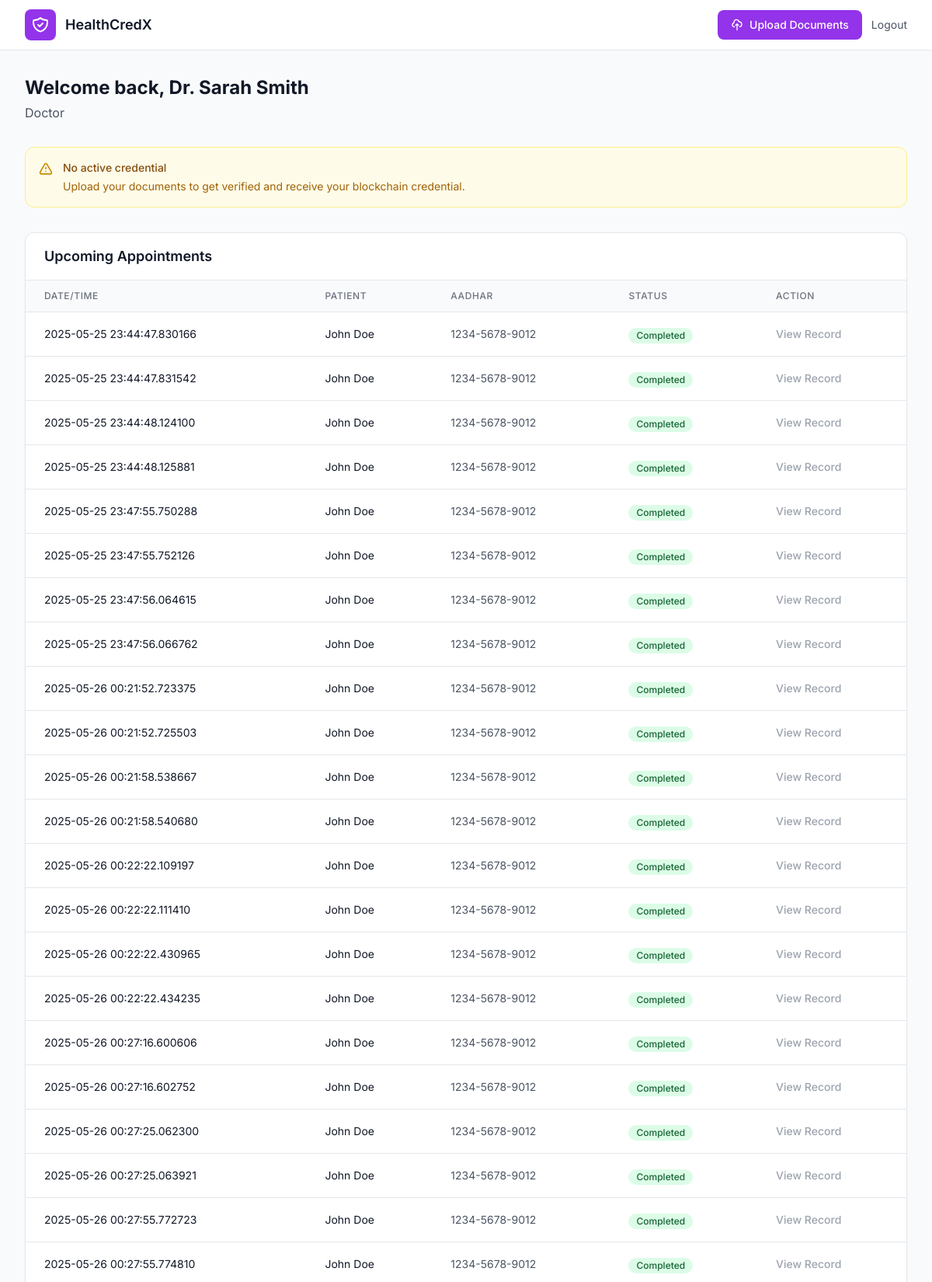
The page /practitioner/dashboard (signed in, upper part) on the database its author committed.
### tables this page shows
CREATE TABLE appointments (
            id INTEGER PRIMARY KEY AUTOINCREMENT,
            patient_id INTEGER NOT NULL,
            doctor_id INTEGER,
            hospital_id INTEGER NOT NULL,
            date_time TIMESTAMP NOT NULL,
            department TEXT,
            symptoms TEXT,
            notes TEXT,
            status TEXT DEFAULT 'scheduled' CHECK(status IN ('scheduled', 'completed', 'cancelled')),
            created_at TIMESTAMP DEFAULT CURRENT_TIMESTAMP,
            FOREIGN KEY (patient_id) REFERENCES users(id),
            FOREIGN KEY (doctor_id) REFERENCES users(id),
            FOREIGN KEY (hospital_id) REFERENCES users(id)
        );

CREATE TABLE users (
            id INTEGER PRIMARY KEY AUTOINCREMENT,
            email TEXT UNIQUE NOT NULL,
            password TEXT NOT NULL,
            name TEXT NOT NULL,
            role TEXT NOT NULL CHECK(role IN ('practitioner', 'organization', 'admin', 'hospital', 'pharma', 'patient')),
            practitioner_type TEXT,
            organization_name TEXT,
            created_at TIMESTAMP DEFAULT CURRENT_TIMESTAMP,
            last_login TIMESTAMP
        );

CREATE TABLE patient_profiles (
            id INTEGER PRIMARY KEY AUTOINCREMENT,
            user_id INTEGER NOT NULL UNIQUE,
            aadhar_number TEXT UNIQUE,
            dob DATE,
            gender TEXT,
            blood_type TEXT,
            weight REAL,
            height REAL,
            existing_conditions TEXT,
            created_at TIMESTAMP DEFAULT CURRENT_TIMESTAMP,
            FOREIGN KEY (user_id) REFERENCES users(id)
        );

### app.py (the view)
@app.route('/practitioner/dashboard')
@auth.require_role('practitioner')
def practitioner_dashboard():
    user = auth.get_current_user()
    verifications = db.get_verifications_by_user(user['id'])
    active_credential = db.get_active_credential(user['id'])
    appointments = db.get_appointments_by_user(user['id'], 'practitioner')
    return render_template('practitioner_dashboard.html',
                         verifications=verifications,
                         credential=active_credential,
                         appointments=appointments)

### auth.py (called while the page is built)
def get_current_user():
    if 'user_id' in session:
        return {
            'id': session['user_id'],
            'email': session['user_email'],
            'name': session['user_name'],
            'role': session['user_role'],
            'practitioner_type': session.get('practitioner_type'),
            'organization_name': session.get('organization_name')
        }
    return None

def is_authenticated():
    return 'user_id' in session

def require_role(*roles):
    def decorator(f):
        @wraps(f)
        def decorated_function(*args, **kwargs):
            if not is_authenticated():
                flash('Please log in to access this page.', 'warning')
                return redirect(url_for('login'))
            user = get_current_user()
            if user['role'] not in roles:
                flash('You do not have permission to access this page.', 'danger')
                return redirect(url_for('index'))
            return f(*args, **kwargs)
        return decorated_function
    return decorator

### database.py (called while the page is built)
def get_db():
    DB_PATH.parent.mkdir(exist_ok=True)
    conn = sqlite3.connect(DB_PATH)
    conn.row_factory = sqlite3.Row  # Access columns by name
    return conn

def get_verifications_by_user(user_id):
    conn = get_db()
    cursor = conn.cursor()
    cursor.execute('''
        SELECT * FROM verifications
        WHERE user_id = ?
        ORDER BY created_at DESC
    ''', (user_id,))
    vers = cursor.fetchall()
    conn.close()
    return [dict(ver) for ver in vers]

def get_active_credential(user_id):
    conn = get_db()
    cursor = conn.cursor()
    cursor.execute('''
        SELECT * FROM credentials
        WHERE user_id = ? AND status = 'active'
        ORDER BY issued_at DESC
        LIMIT 1
    ''', (user_id,))
    cred = cursor.fetchone()
    conn.close()
    return dict(cred) if cred else None

### templates/practitioner_dashboard.html (shortened to what this page needs)
<!DOCTYPE html>
<html lang="en" class="bg-gray-50">
<head>
    <script src="https://cdn.tailwindcss.com"></script>
</head>
<body>
    <header class="bg-white border-b border-gray-200">
        <nav class="max-w-7xl mx-auto px-4 sm:px-6 lg:px-8">
            <div class="flex justify-between h-16 items-center">
                <div class="flex items-center gap-3">
                    <div class="w-10 h-10 bg-purple-600 rounded-lg flex items-center justify-center">
                    </div>
                    <span class="text-lg font-semibold text-gray-900">HealthCredX</span>
                </div>
                <div class="flex items-center gap-3">
                    <a href="/practitioner/upload" class="inline-flex items-center px-4 py-2 border border-transparent text-sm font-medium rounded-lg text-white bg-purple-600 hover:bg-purple-700">
                        <svg class="w-4 h-4 mr-2" fill="none" stroke="currentColor" viewBox="0 0 24 24">
                            <path stroke-linecap="round" stroke-linejoin="round" stroke-width="2" d="M7 16a4 4 0 01-.88-7.903A5 5 0 1115.9 6L16 6a5 5 0 011 9.9M15 13l-3-3m0 0l-3 3m3-3v12"></path>
                        </svg>
                        Upload Documents
                    </a>
                    <a href="/logout" class="text-sm text-gray-600 hover:text-gray-900">Logout</a>
                </div>
            </div>
        </nav>
    </header>
    <main class="max-w-7xl mx-auto px-4 sm:px-6 lg:px-8 py-8">
        <div class="mb-8">
            <h1 class="text-2xl font-bold text-gray-900">Welcome back, {{ session.user_name }}</h1>
            <p class="text-gray-600 mt-1">{{ session.practitioner_type or 'Healthcare Professional' }}</p>
        </div>
        {% if credential %}
        <div class="bg-white border border-gray-200 rounded-xl p-6 mb-8 shadow-sm">
            <div class="flex items-start gap-4">
                <div class="flex-shrink-0">
                    <div class="w-12 h-12 bg-green-100 rounded-lg flex items-center justify-center">
                        <svg class="w-6 h-6 text-green-600" fill="none" stroke="currentColor" viewBox="0 0 24 24">
                            <path stroke-linecap="round" stroke-linejoin="round" stroke-width="2" d="M9 12l2 2 4-4M7.835 4.697a3.42 3.42 0 001.946-.806 3.42 3.42 0 014.438 0 3.42 3.42 0 001.946.806 3.42 3.42 0 013.138 3.138 3.42 3.42 0 00.806 1.946 3.42 3.42 0 010 4.438 3.42 3.42 0 00-.806 1.946 3.42 3.42 0 01-3.138 3.138 3.42 3.42 0 00-1.946.806 3.42 3.42 0 01-4.438 0 3.42 3.42 0 00-1.946-.806 3.42 3.42 0 01-3.138-3.138 3.42 3.42 0 00-.806-1.946 3.42 3.42 0 010-4.438 3.42 3.42 0 00.806-1.946 3.42 3.42 0 013.138-3.138z"></path>
                        </svg>
                    </div>
                </div>
                <div class="flex-1">
                    <h2 class="text-lg font-semibold text-gray-900 mb-1">Active Credential</h2>
                    <p class="text-sm text-gray-600 mb-4">Your credential is verified and blockchain-certified</p>
                    <div class="grid grid-cols-2 gap-4 text-sm">
                        <div>
                            <span class="text-gray-500">Issued:</span>
                            <span class="ml-2 font-medium text-gray-900">{{ credential.issued_at[:10] if credential.issued_at else 'N/A' }}</span>
                        </div>
                        <div>
                            <span class="text-gray-500">Expires:</span>
                            <span class="ml-2 font-medium text-gray-900">{{ credential.expires_at[:10] if credential.expires_at else 'N/A' }}</span>
                        </div>
                    </div>
                    <div class="mt-4 pt-4 border-t border-gray-200">
                        <span class="text-xs text-gray-500">Blockchain Hash</span>
                        <div class="mt-1 p-2 bg-gray-50 rounded border border-gray-200 font-mono text-xs text-gray-700 break-all">
                            {{ credential.blockchain_hash }}
                        </div>
                    </div>
                </div>
            </div>
        </div>
        {% else %}
        <div class="bg-yellow-50 border border-yellow-200 rounded-xl p-4 mb-8">
            <div class="flex items-start gap-3">
                <svg class="h-5 w-5 text-yellow-600 mt-0.5" fill="none" stroke="currentColor" viewBox="0 0 24 24">
                    <path stroke-linecap="round" stroke-linejoin="round" stroke-width="2" d="M12 9v2m0 4h.01m-6.938 4h13.856c1.54 0 2.502-1.667 1.732-3L13.732 4c-.77-1.333-2.694-1.333-3.464 0L3.34 16c-.77 1.333.192 3 1.732 3z"></path>
                </svg>
                <div>
                    <h3 class="text-sm font-medium text-yellow-800">No active credential</h3>
                    <p class="mt-1 text-sm text-yellow-700">Upload your documents to get verified and receive your blockchain credential.</p>
                </div>
            </div>
        </div>
        {% endif %}
        <div class="bg-white border border-gray-200 rounded-xl shadow-sm mb-8">
            <div class="px-6 py-4 border-b border-gray-200">
                <h2 class="text-lg font-semibold text-gray-900">Upcoming Appointments</h2>
            </div>
            {% if appointments %}
            <div class="overflow-x-auto">
                <table class="min-w-full divide-y divide-gray-200">
                    <thead class="bg-gray-50">
                        <tr>
                            <th class="px-6 py-3 text-left text-xs font-medium text-gray-500 uppercase tracking-wider">Date/Time</th>
                            <th class="px-6 py-3 text-left text-xs font-medium text-gray-500 uppercase tracking-wider">Patient</th>
                            <th class="px-6 py-3 text-left text-xs font-medium text-gray-500 uppercase tracking-wider">Aadhar</th>
                            <th class="px-6 py-3 text-left text-xs font-medium text-gray-500 uppercase tracking-wider">Status</th>
                            <th class="px-6 py-3 text-left text-xs font-medium text-gray-500 uppercase tracking-wider">Action</th>
                        </tr>
                    </thead>
                    <tbody class="bg-white divide-y divide-gray-200">
                        {% for appt in appointments %}
                        <tr class="hover:bg-gray-50">
                            <td class="px-6 py-4 whitespace-nowrap text-sm text-gray-900">{{ appt.date_time.replace('T', ' ') }}</td>
                            <td class="px-6 py-4 whitespace-nowrap text-sm text-gray-900">{{ appt.patient_name }}</td>
                            <td class="px-6 py-4 whitespace-nowrap text-sm text-gray-600">{{ appt.aadhar_number or 'N/A' }}</td>
                            <td class="px-6 py-4 whitespace-nowrap">
                                <span class="inline-flex items-center px-2.5 py-0.5 rounded-full text-xs font-medium
                                    {% if appt.status == 'completed' %}bg-green-100 text-green-800
                                    {% elif appt.status == 'cancelled' %}bg-red-100 text-red-800
                                    {% else %}bg-blue-100 text-blue-800{% endif %}">
                                    {{ appt.status.title() }}
                                </span>
                            </td>
                            <td class="px-6 py-4 whitespace-nowrap text-sm font-medium">
                                {% if appt.status == 'scheduled' %}
                                <a href="/practitioner/visit/{{ appt.id }}" class="text-purple-600 hover:text-purple-900">Start Visit</a>
                                {% else %}
                                <span class="text-gray-400">View Record</span>
                                {% endif %}
                            </td>
                        </tr>
                        {% endfor %}
                    </tbody>
                </table>
            </div>
            {% else %}
            <div class="px-6 py-12 text-center">
                <p class="text-gray-500">No appointments scheduled.</p>
            </div>
            {% endif %}
        </div>
    </main>
</body>
</html>

### templates/practitioner_dashboard.html (style rules this page uses)
body { font-family: 'Inter', sans-serif; }

### rows shown on the page
appointments: date_time.replace "2025-05-25 23:44:47.830166", patient_name "John Doe", aadhar_number "1234-5678-9012", status "Completed", shows "View Record"
appointments: date_time.replace "2025-05-25 23:44:47.831542", patient_name "John Doe", aadhar_number "1234-5678-9012", status "Completed", shows "View Record"
appointments: date_time.replace "2025-05-25 23:44:48.124100", patient_name "John Doe", aadhar_number "1234-5678-9012", status "Completed", shows "View Record"
appointments: date_time.replace "2025-05-25 23:44:48.125881", patient_name "John Doe", aadhar_number "1234-5678-9012", status "Completed", shows "View Record"
appointments: date_time.replace "2025-05-25 23:47:55.750288", patient_name "John Doe", aadhar_number "1234-5678-9012", status "Completed", shows "View Record"
appointments: date_time.replace "2025-05-25 23:47:55.752126", patient_name "John Doe", aadhar_number "1234-5678-9012", status "Completed", shows "View Record"
appointments: date_time.replace "2025-05-25 23:47:56.064615", patient_name "John Doe", aadhar_number "1234-5678-9012", status "Completed", shows "View Record"
appointments: date_time.replace "2025-05-25 23:47:56.066762", patient_name "John Doe", aadhar_number "1234-5678-9012", status "Completed", shows "View Record"
appointments: date_time.replace "2025-05-26 00:21:52.723375", patient_name "John Doe", aadhar_number "1234-5678-9012", status "Completed", shows "View Record"
appointments: date_time.replace "2025-05-26 00:21:52.725503", patient_name "John Doe", aadhar_number "1234-5678-9012", status "Completed", shows "View Record"
appointments: date_time.replace "2025-05-26 00:21:58.538667", patient_name "John Doe", aadhar_number "1234-5678-9012", status "Completed", shows "View Record"
appointments: date_time.replace "2025-05-26 00:21:58.540680", patient_name "John Doe", aadhar_number "1234-5678-9012", status "Completed", shows "View Record"
appointments: date_time.replace "2025-05-26 00:22:22.109197", patient_name "John Doe", aadhar_number "1234-5678-9012", status "Completed", shows "View Record"
appointments: date_time.replace "2025-05-26 00:22:22.111410", patient_name "John Doe", aadhar_number "1234-5678-9012", status "Completed", shows "View Record"
appointments: date_time.replace "2025-05-26 00:22:22.430965", patient_name "John Doe", aadhar_number "1234-5678-9012", status "Completed", shows "View Record"
appointments: date_time.replace "2025-05-26 00:22:22.434235", patient_name "John Doe", aadhar_number "1234-5678-9012", status "Completed", shows "View Record"
appointments: date_time.replace "2025-05-26 00:27:16.600606", patient_name "John Doe", aadhar_number "1234-5678-9012", status "Completed", shows "View Record"
appointments: date_time.replace "2025-05-26 00:27:16.602752", patient_name "John Doe", aadhar_number "1234-5678-9012", status "Completed", shows "View Record"
appointments: date_time.replace "2025-05-26 00:27:25.062300", patient_name "John Doe", aadhar_number "1234-5678-9012", status "Completed", shows "View Record"
appointments: date_time.replace "2025-05-26 00:27:25.063921", patient_name "John Doe", aadhar_number "1234-5678-9012", status "Completed", shows "View Record"
appointments: date_time.replace "2025-05-26 00:27:55.772723", patient_name "John Doe", aadhar_number "1234-5678-9012", status "Completed", shows "View Record"
appointments: date_time.replace "2025-05-26 00:27:55.774810", patient_name "John Doe", aadhar_number "1234-5678-9012", status "Completed", shows "View Record"

### other values the page prints
{{ session.user_name }} "Dr. Sarah Smith"
{{ session.practitioner_type or 'Healthcare Professional' }} "Doctor"
